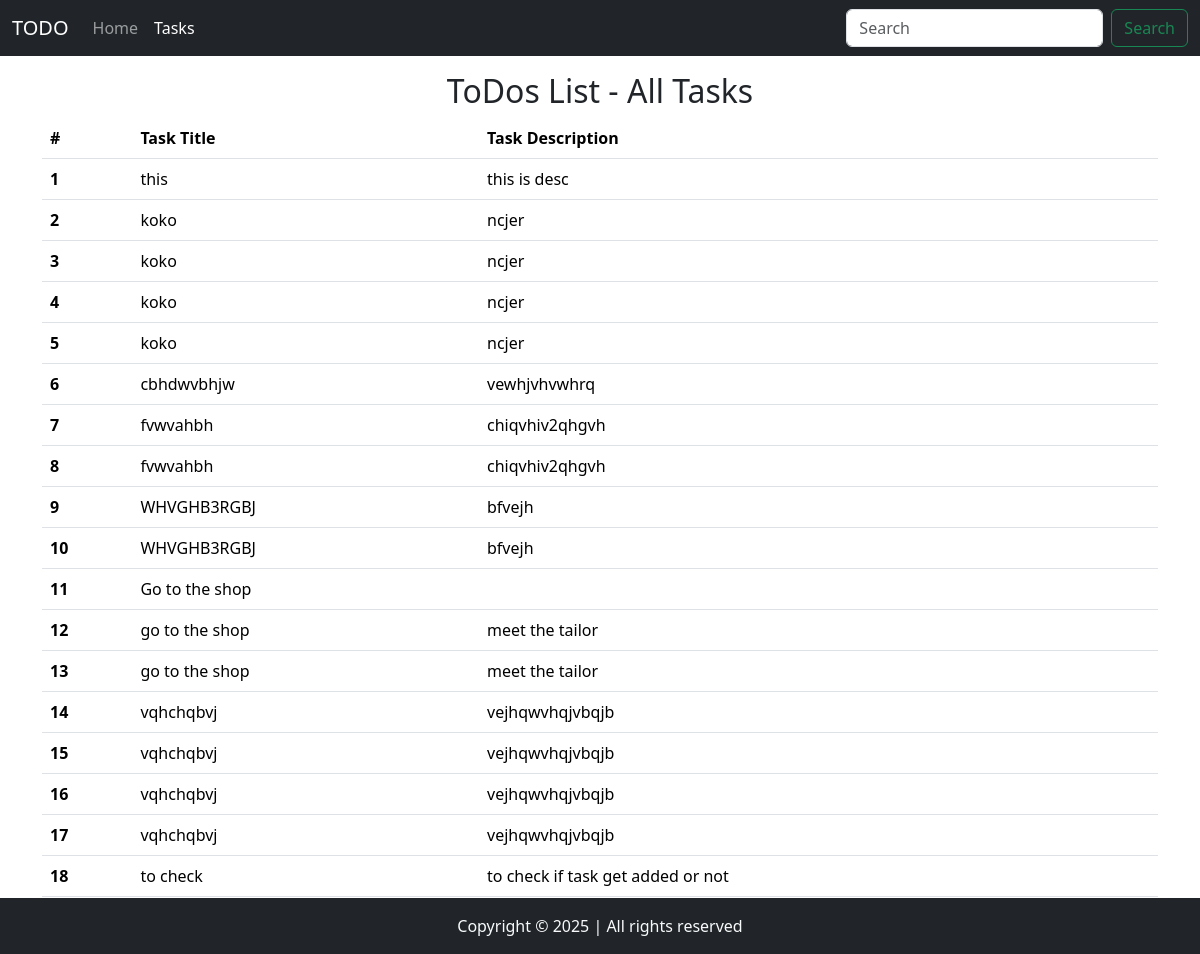
The page /tasks on the database its author committed.
### home/models.py (models this page shows, shortened)
class Task(models.Model):
    taskTitle = models.CharField(max_length=30)
    taskDesc = models.TextField()
    time = models.DateTimeField(auto_now_add=True)

### home/views.py (the view)
# urls.py: path('tasks', views.tasks, name='tasks')
def tasks(request):
    allTasks = Task.objects.all()
    context = {'tasks' : allTasks}
    return render(request, 'tasks.html', context)

### templates/tasks.html (shortened to what this page needs)
<!doctype html>
<html lang="en">
<head>
    <link href="https://cdn.jsdelivr.net/npm/bootstrap@5.3.3/dist/css/bootstrap.min.css" rel="stylesheet"
>
</head>
<body>
    <nav class="navbar navbar-expand-lg navbar-dark bg-dark">
        <div class="container-fluid">
            <a class="navbar-brand" href="/">TODO</a>
            <div class="collapse navbar-collapse" id="navbarSupportedContent">
                <ul class="navbar-nav me-auto mb-2 mb-lg-0">
                    <li class="nav-item">
                        <a class="nav-link" aria-current="page" href="/">Home</a>
                    </li>
                    <li class="nav-item">
                        <a class="nav-link active" href="/tasks">Tasks</a>
                    </li>
                </ul>
                <form class="d-flex" role="search">
                    <input class="form-control me-2" type="search" placeholder="Search" aria-label="Search">
                    <button class="btn btn-outline-success" type="submit">Search</button>
                </form>
            </div>
        </div>
    </nav>
    <div class="container my-3">
        <h2 class="text-center">ToDos List - All Tasks</h2>
        <table class="table">
            <thead>
                <tr>
                    <th scope="col">#</th>
                    <th scope="col">Task Title</th>
                    <th scope="col">Task Description</th>
                </tr>
            </thead>
            <tbody>
                {% for item in tasks %}
                <tr>
                    <th scope="row">{{forloop.counter}}</th>
                    <td>{{item.taskTitle}}</td>
                    <td>{{item.taskDesc}}</td>
                </tr>
                {% endfor %}
            </tbody>
        </table>
    </div>
    <footer>
        <p class="text-center bg-dark text-light fixed-bottom my-0 py-3">
            Copyright &copy; 2025 | All rights reserved
        </p>
    </footer>
</body>
</html>

### rows shown on the page
Task: taskTitle "this", taskDesc "this is desc"
Task: taskTitle "koko", taskDesc "ncjer"
Task: taskTitle "koko", taskDesc "ncjer"
Task: taskTitle "koko", taskDesc "ncjer"
Task: taskTitle "koko", taskDesc "ncjer"
Task: taskTitle "cbhdwvbhjw", taskDesc "vewhjvhvwhrq"
Task: taskTitle "fvwvahbh", taskDesc "chiqvhiv2qhgvh"
Task: taskTitle "fvwvahbh", taskDesc "chiqvhiv2qhgvh"
Task: taskTitle "WHVGHB3RGBJ", taskDesc "bfvejh"
Task: taskTitle "WHVGHB3RGBJ", taskDesc "bfvejh"
Task: taskTitle "Go to the shop"
Task: taskTitle "go to the shop", taskDesc "meet the tailor"
Task: taskTitle "go to the shop", taskDesc "meet the tailor"
Task: taskTitle "vqhchqbvj", taskDesc "vejhqwvhqjvbqjb"
Task: taskTitle "vqhchqbvj", taskDesc "vejhqwvhqjvbqjb"
Task: taskTitle "vqhchqbvj", taskDesc "vejhqwvhqjvbqjb"
Task: taskTitle "vqhchqbvj", taskDesc "vejhqwvhqjvbqjb"
Task: taskTitle "to check", taskDesc "to check if task get added or not"
